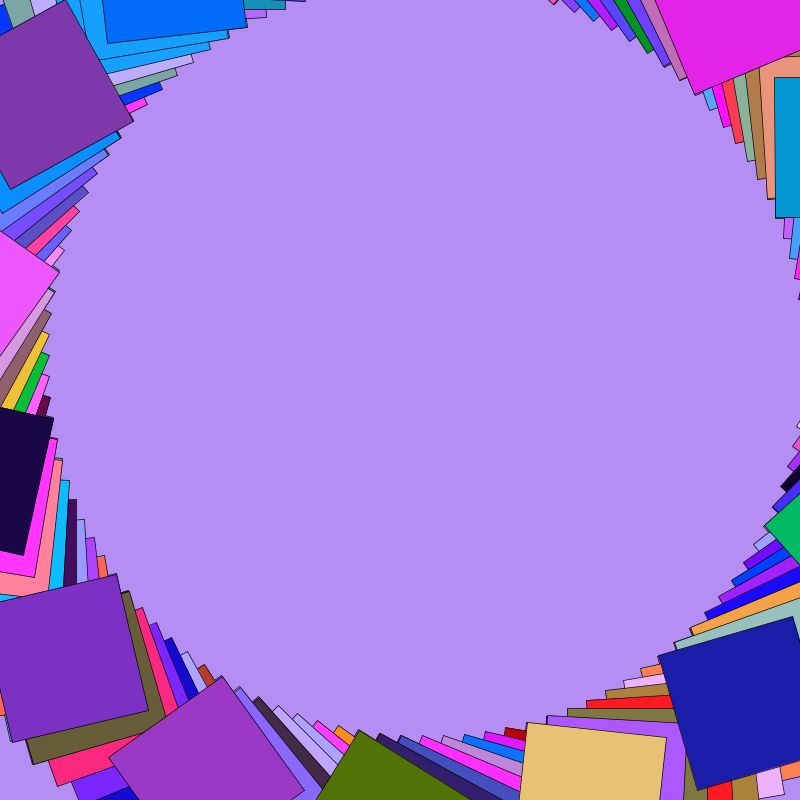
Frame 1 (no input)
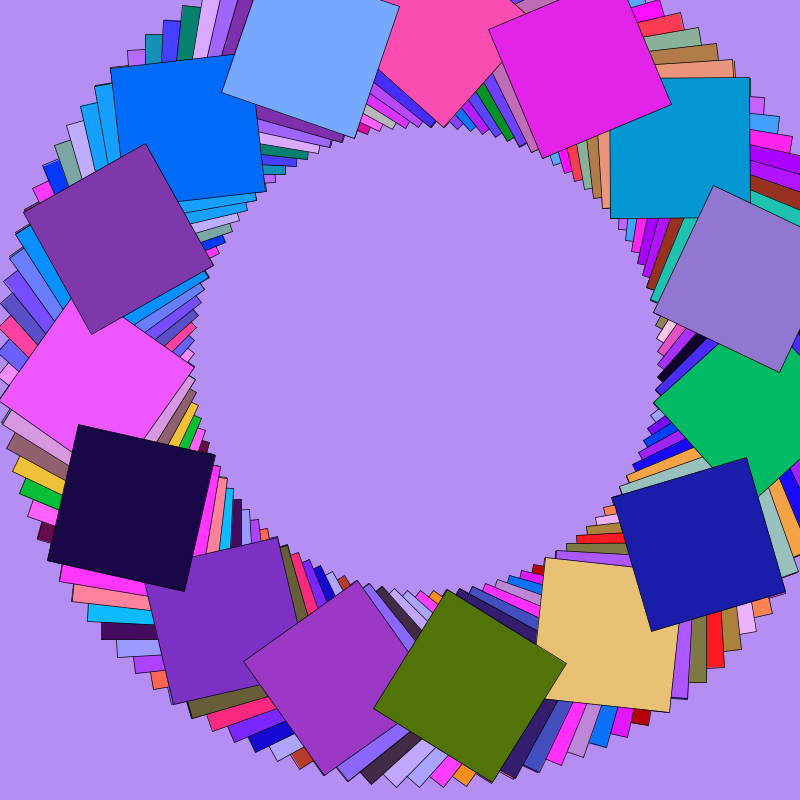
Frame 60 (the mouse pressed at the canvas centre just before this capture)
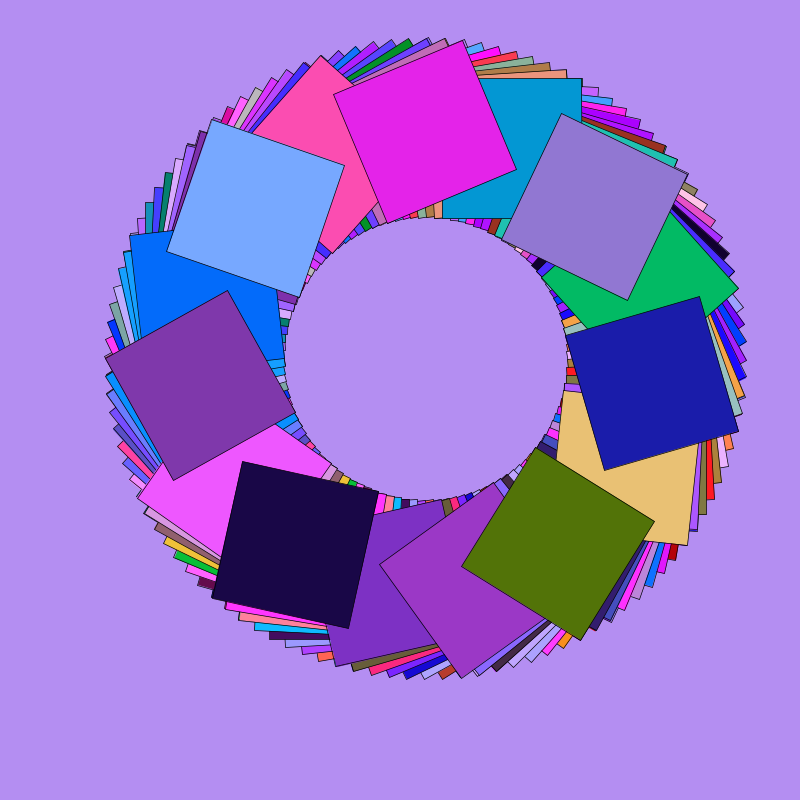
Frame 120 (the mouse held since frame 60 and released just before this capture)

The Processing sketch that drew these frames (run headless with seeded random() and noise(); from frame 60 on, the mouse is pressed at the canvas centre):

// Processing sketch: MyArray
// ── MyArray.pde
//These 2 art pieces inspired my work: https://www.artsy.net/artwork/chul-hyun-ahn-visual-echo-experiment,   https://www.bedbathandbeyond.com/Home-Garden/Designart-Retro-Geometric-Grid-II-Mid-Century-wall-clock/28496059/product.html?refccid=WJMYLRAYN76YHSKGI4GGXHHW3U

//Declaring variables and Arrays
int SquareCount = 150;

PVector[]Movement;
int[] Proportion;
color[] Fillers;
PVector[] Quad;

void setup () {
  size(800, 800);
  frameRate(35);
//Allocating arrays 
  Proportion = new int[SquareCount ];
  Fillers = new int[SquareCount ];
  Quad = new PVector [SquareCount ];
  Movement = new PVector [SquareCount ];
//initializing arrays
  for (int i = 0; i < SquareCount; i++) {
    Proportion[i] = (int)(200);
    Fillers[i] = (int)color(random(300), random(200), random(400));
    Quad[i] = new PVector(width/4, height/3);
    Movement[i] = new PVector(500, 600);
  }
}



void draw () {

  background(#B48EF2);
  translate(426, 359);
  scale(0.7);
//structure of the piece using a combination of for statements,arrays, applying motion and if statements
  for (int i = 0; i < SquareCount; i++) {
    fill(Fillers[i]);
    rotate(cos(0)*sin(1));
    square(Quad[i].x, Movement[i].x, Proportion[i]);
    Movement[i].x += -4;
    if ((int)Movement[i].x < -4) {
      stroke(Fillers[i]* frameCount /5.0);
      scale(0.9);
      circle(Quad[i].y, Quad[i].y, Proportion[i]/2);
      circle(Quad[i].x *2, Quad[i].x *2, Proportion[i]);
      translate(0, 13);
      circle(Quad[i].x, Movement[i].y *random(frameCount /20), Proportion[i]/2);
      square(Quad[i].x, Movement[i].y *random(frameCount /20), Proportion[i]/2);
    }
  }
}
